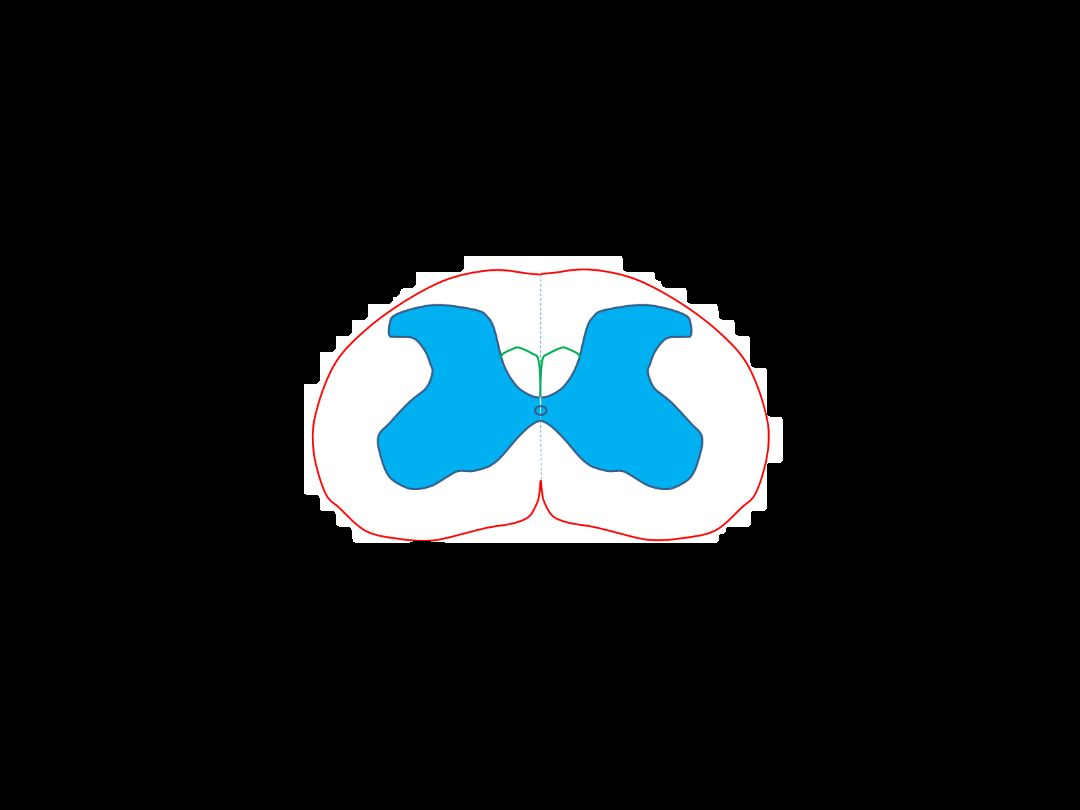
#> input picture registration/Ideal.png, 1080 x 810 px
$ python -i AutoRegister.py   (imports and definitions only)   (older library calls are emulated)
#> lines starting #> are read from the running program, lines starting #| are printed output that depends on the picture; after the words box and inside, x2 and y2 are one past the last pixel; in counts of white or black regions, pixels touching at a corner belong together
from qAutoFit import qAutoFit
import numpy as np
from qContours import drawPoints
import cv2
import time
import glob
import os

# [30 lines left out: functions getFileNameList, AutoRegister, not called in this run]

NMarkers = [10, 15]
DirName = './In/'
OutDir = './Out/'
# [1 line not run here, left out]


# [10 lines of commented-out code are left out]


from qContours import getUserContourFromImage, getTemplateContourFromImage, createMarkers, drawPoints
from qContourTools import getError, getFitClosest, guessAffineParameters, computeAffineMatrix, hausdorffDistance, frechetDist, findContourCenter, balloonFit
import numpy as np
import cv2
import time

# [8 lines left out: function testContour, not called in this run]

class qAutoFit:

    UFileName = []
    TFileName = []
    Initial_Affine_Matrix = []
    Final_Affine_Matrix = []
    UserEllipse = []
    TemplateEllipse = []
    UserImage = []
    TemplateImage = []
    UserContours = []
    TemplateContours = []
    Template_primary_markers = []
    Template_primary_markers_loc = []
    User_initial_marker_guess = []
    User_initial_centroid = []
    User_initial_marker_loc = []
    Demo_img = []
    SegmentLength = []
    SegmentStride = []
    VideoOut = []
    TemplateContourCenter = []
    UserContourCenter = []

    # [253 lines left out: functions __init__, loadMarkersFromFile, applyAffineTransform, getTemplateSegments, getUserSegment, fitSegment and 1 more, not called in this run]


import numpy as np
import cv2
import pandas as pd
import os.path
import os
from scipy.interpolate import splprep, splev

def sortContours(contours, hierarchy, athresh = 5, pthresh = 5, NContourMax= 3):

    outContours = []

    ParentList = hierarchy[0,:,3]

    outContours.append(np.asarray(contours[0], dtype=np.int32))  # First contour will always be outermost contour
    OArea = cv2.contourArea(contours[0])
    OPeri = cv2.arcLength(contours[0], True)
    for i in range(len(contours) - 1):

        pidx = i + 1;   #Set current parent index

        pmatches = np.array(np.where(ParentList == pidx)) # Find all child contours that have parent == pidx
        matches = np.array(pmatches[0].shape)[0]

        SumArea = 0;
        PArea = cv2.contourArea(contours[pidx])
        PPeri = cv2.arcLength(contours[pidx], True)

        # [6 lines of commented-out code are left out]
        if PPeri >= ((100 - pthresh)/100.0)*OPeri:  #If sub-contour perimeter is comparable to outer contour then its likely a dud
            continue
        # [5 lines of commented-out code are left out]


        for j in range(matches):
            SumArea = SumArea + cv2.contourArea(contours[pmatches[0][j]])

        if(SumArea == 0) & (PArea > (athresh/100.0)*OArea):                                             # If there are no children, add parent contour to list
            outContours.append(np.asarray(contours[pidx], dtype=np.int32))

        elif (SumArea > 0) & (SumArea < ((100 - athresh)/100.0)* PArea):  # If sum of children's area < % of parents, add parent contour to list
            outContours.append(np.asarray(contours[pidx], dtype=np.int32))
        # [6 lines of commented-out code are left out]
    final_contours = []
    #final_contours.append(outContours[0])
    outimg = np.zeros((2000, 2000, 1), np.uint8)
    outimg0 = np.zeros((2000, 2000, 1), np.uint8)
    kernel = np.ones((20, 20), np.uint8)
    im0 = cv2.drawContours(outimg0, outContours, 0, [255, 255, 255], -1)   #Outermost contour
    closing = cv2.morphologyEx(im0, cv2.MORPH_CLOSE, kernel)
    _, contours0, hierarchy = cv2.findContours(closing.copy(), cv2.RETR_TREE, cv2.CHAIN_APPROX_SIMPLE)

    final_contours.append(contours0[0])

    # [4 lines of commented-out code are left out]

    for i in range (NContourMax-1):

        im1 = cv2.drawContours(outimg, outContours, i+1, [255, 255, 255], -1)

    closing = cv2.morphologyEx(im1, cv2.MORPH_CLOSE, kernel)
    _, contours2, hierarchy = cv2.findContours(closing.copy(), cv2.RETR_TREE, cv2.CHAIN_APPROX_SIMPLE)
    final_contours.append(contours2[0])

    return final_contours

def getUserContourFromImage(UserFile):

#> called with UserFile = 'Ideal.png'
    img = cv2.imread(UserFile,0)
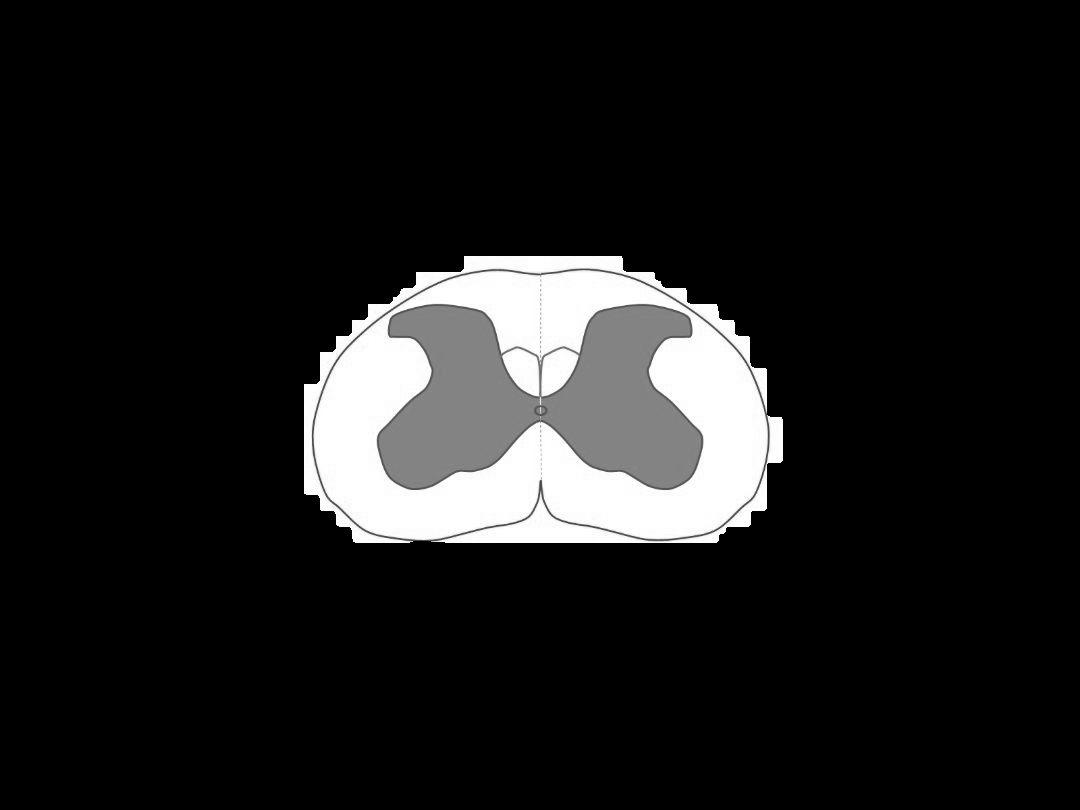
#> img: shape (810, 1080); min 0, max 255, mean 27.5
    kernel = np.ones((5, 5), np.uint8)
    closing = cv2.morphologyEx(img, cv2.MORPH_CLOSE, kernel)

    _, contours, hierarchy = cv2.findContours(closing,cv2.RETR_TREE ,cv2.CHAIN_APPROX_SIMPLE)
#> contours = 1 contour; box (x1, y1, x2, y2) and area: (304, 256, 783, 543) 114578
    contours = sortContours(contours, hierarchy)
#> in sortContours, `ParentList = hierarchy[0,:,3]`: ParentList = [-1]
#> in sortContours, `OArea = cv2.contourArea(contours[0])`: OArea = 114578
#> in sortContours, `OPeri = cv2.arcLength(contours[0], True)`: OPeri = 1469.9
#> after the loop in sortContours, `for i in range(len(contours) - 1):`: outContours has the same summary as contours in getUserContourFromImage
#> in sortContours, `outimg = np.zeros((2000, 2000, 1), np.uint8)`: outimg: shape (2000, 2000, 1); every value is 0
#> in sortContours, `kernel = np.ones((20, 20), np.uint8)`: kernel: shape (20, 20); every value is 1
#> in sortContours, `im0 = cv2.drawContours(outimg0, outContours, 0, [255, 255, 255], -1)`:
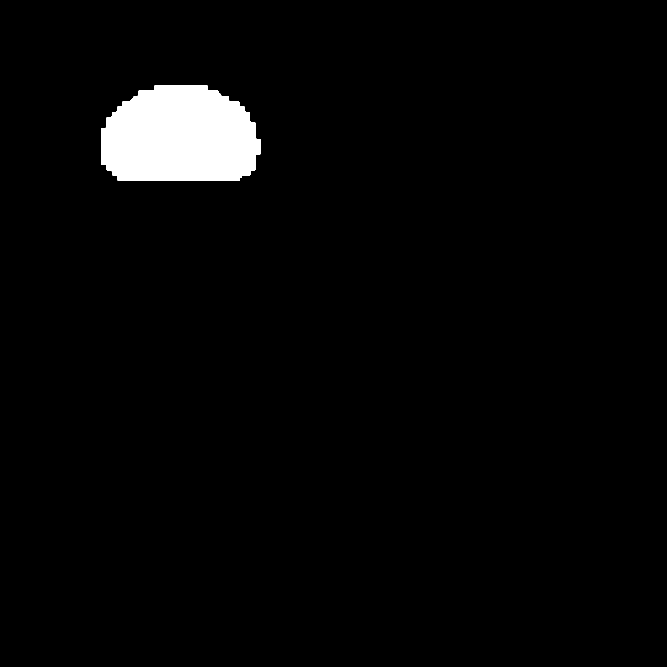
#> im0: shape (2000, 2000, 1) (shown at 1/3 size); 2.9% white; 1 white region, box (x1, y1, x2, y2) and area: (304, 256, 783, 543) 115292
#> in sortContours, `closing = cv2.morphologyEx(im0, cv2.MORPH_CLOSE, kernel)`: closing: shape (2000, 2000); 2.9% white; 1 white region
#> in sortContours, `_, contours0, hierarchy = cv2.findContours(closing.copy(), cv2.RETR_TR..`: contours0 = 1 contour; box (x1, y1, x2, y2) and area: (305, 257, 784, 544) 114596
    #import pdb; pdb.set_trace()

    outimg = np.zeros((img.shape[0],img.shape[1], 3), np.uint8)

    im2 = cv2.drawContours(outimg,contours, 0, [255, 255, 255], -1)

    ellipse = cv2.fitEllipse(contours[0])
    #print ellipse
    im2 = cv2.ellipse(im2,ellipse,(0,255,0),2)

    # cv2.imshow("Temp", im2)
    # cv2.waitKey(0)

    img2 = cv2.cvtColor(img, cv2.COLOR_GRAY2BGR)
    contours = SmoothenContours(contours)
    return ellipse, img2, contours


# [124 lines left out: functions getMask, getTemplateContourFromImage, SmoothenContours, drawPoints, getEquidistantPoints, createMarkers, not called in this run]


import numpy as np
import cv2
import pandas as pd
import os.path
import os
from scipy.interpolate import splprep, splev
from scipy.spatial.distance import directed_hausdorff
from scipy.optimize import minimize
from qContours import drawPoints
from skimage.segmentation import active_contour
import math
import sys
# Euclidean distance.
def euc_dist(pt1,pt2):
    return math.sqrt((pt2[0]-pt1[0])*(pt2[0]-pt1[0])+(pt2[1]-pt1[1])*(pt2[1]-pt1[1]))

# [16 lines left out: function _c, not called in this run]

""" Computes the discrete frechet distance between two polygonal lines
Algorithm: http://www.kr.tuwien.ac.at/staff/eiter/et-archive/cdtr9464.pdf
P and Q are arrays of 2-element arrays (points)
"""
# [298 lines left out: functions frechetDist, hausdorffDistance, getError, findCentroid, findContourCenter, lineDist and 8 more, not called in this run]

#> (the run stopped early here; a loop or call above may not have finished)
